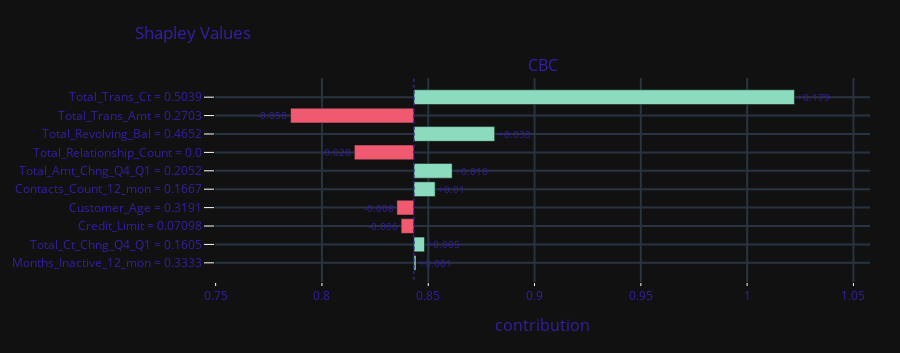

This figure's notebook cell:
### Code cell
shap.plot(max_vars=20, show=False).update_layout(template='plotly_dark')

### Figure 1 — Plotly figure (JSON) as saved in the notebook; plotly's stock layout.template omitted (floating-point values rounded to 4 significant figures)
{"data": [{"base": 0.8432, "hoverinfo": "text", "hoverlabel": {"bgcolor": "rgba(0,0,0,0.8)"}, "hovertext": ["Average response: 0.843<br>Prediction: 0.995<br>Total_Trans_Ct = 0.5039<br>increases average response <br>by 0.179", "Average response: 0.843<br>Prediction: 0.995<br>Total_Trans_Amt = 0.2703<br>decreases average response <br>by 0.058", "Average response: 0.843<br>Prediction: 0.995<br>Total_Revolving_Bal = 0.4652<br>increases average response <br>by 0.038", "Average response: 0.843<br>Prediction: 0.995<br>Total_Relationship_Count = 0.0<br>decreases average response <br>by 0.028", "Average response: 0.843<br>Prediction: 0.995<br>Total_Amt_Chng_Q4_Q1 = 0.2052<br>increases average response <br>by 0.018", "Average response: 0.843<br>Prediction: 0.995<br>Contacts_Count_12_mon = 0.1667<br>increases average response <br>by 0.01", "Average response: 0.843<br>Prediction: 0.995<br>Customer_Age = 0.3191<br>decreases average response <br>by 0.008", "Average response: 0.843<br>Prediction: 0.995<br>Credit_Limit = 0.07098<br>decreases average response <br>by 0.006", "Average response: 0.843<br>Prediction: 0.995<br>Total_Ct_Chng_Q4_Q1 = 0.1605<br>increases average response <br>by 0.005", "Average response: 0.843<br>Prediction: 0.995<br>Months_Inactive_12_mon = 0.3333<br>increases average response <br>by 0.001"], "marker": {"color": ["#8bdcbe", "#f05a71", "#8bdcbe", "#f05a71", "#8bdcbe", "#8bdcbe", "#f05a71", "#f05a71", "#8bdcbe", "#8bdcbe"]}, "orientation": "h", "showlegend": false, "text": ["+0.179", "-0.058", "+0.038", "-0.028", "+0.018", "+0.01", "-0.008", "-0.006", "+0.005", "+0.001"], "textposition": "outside", "type": "bar", "x": [0.179, -0.058, 0.038, -0.028, 0.018, 0.01, -0.008, -0.006, 0.005, 0.001], "xaxis": "x", "y": ["Total_Trans_Ct = 0.5039", "Total_Trans_Amt = 0.2703", "Total_Revolving_Bal = 0.4652", "Total_Relationship_Count = 0.0", "Total_Amt_Chng_Q4_Q1 = 0.2052", "Contacts_Count_12_mon = 0.1667", "Customer_Age = 0.3191", "Credit_Limit = 0.07098", "Total_Ct_Chng_Q4_Q1 = 0.1605", "Months_Inactive_12_mon = 0.3333"], "yaxis": "y"}], "layout": {"annotations": [{"font": {"size": 16}, "showarrow": false, "text": "CBC", "x": 0.5, "xanchor": "center", "xref": "paper", "y": 1, "yanchor": "bottom", "yref": "paper"}, {"font": {"size": 16}, "showarrow": false, "text": "contribution", "x": 0.5, "xanchor": "center", "xref": "paper", "y": 0, "yanchor": "top", "yref": "paper", "yshift": -30}], "font": {"color": "#371ea3"}, "height": 353, "margin": {"b": 71, "r": 30, "t": 78}, "shapes": [{"line": {"color": "#371ea3", "dash": "dot", "width": 1.5}, "type": "line", "x0": 0.8432, "x1": 0.8432, "xref": "x", "y0": -1, "y1": 10, "yref": "y"}], "title": {"text": "Shapley Values", "x": 0.15}, "xaxis": {"anchor": "y", "automargin": true, "domain": [0, 1], "fixedrange": true, "gridwidth": 2, "range": [0.7497, 1.058], "tickcolor": "white", "ticklen": 3, "ticks": "outside", "type": "linear", "zeroline": false}, "yaxis": {"anchor": "x", "automargin": true, "autorange": "reversed", "domain": [0, 1], "fixedrange": true, "gridwidth": 2, "tickcolor": "white", "ticklen": 10, "ticks": "outside", "type": "category"}}}
